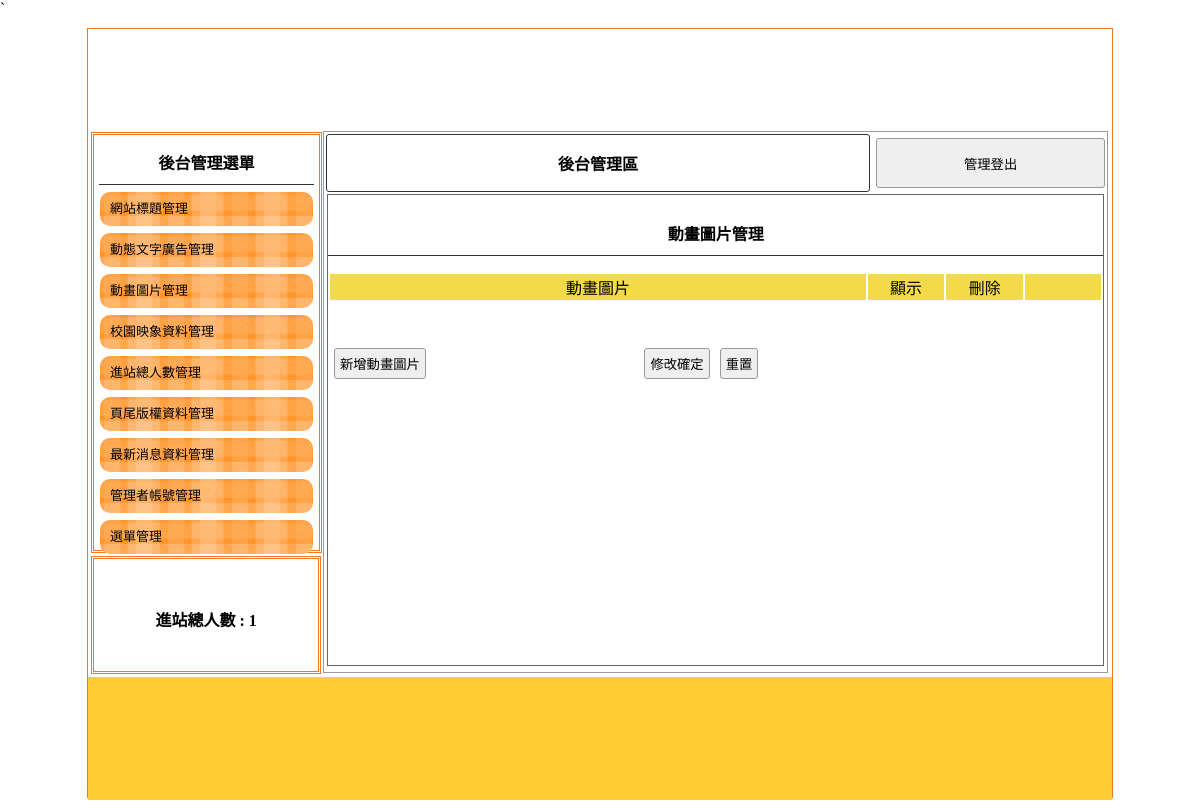
Before: /admin.php?do=mvim with the older database file.
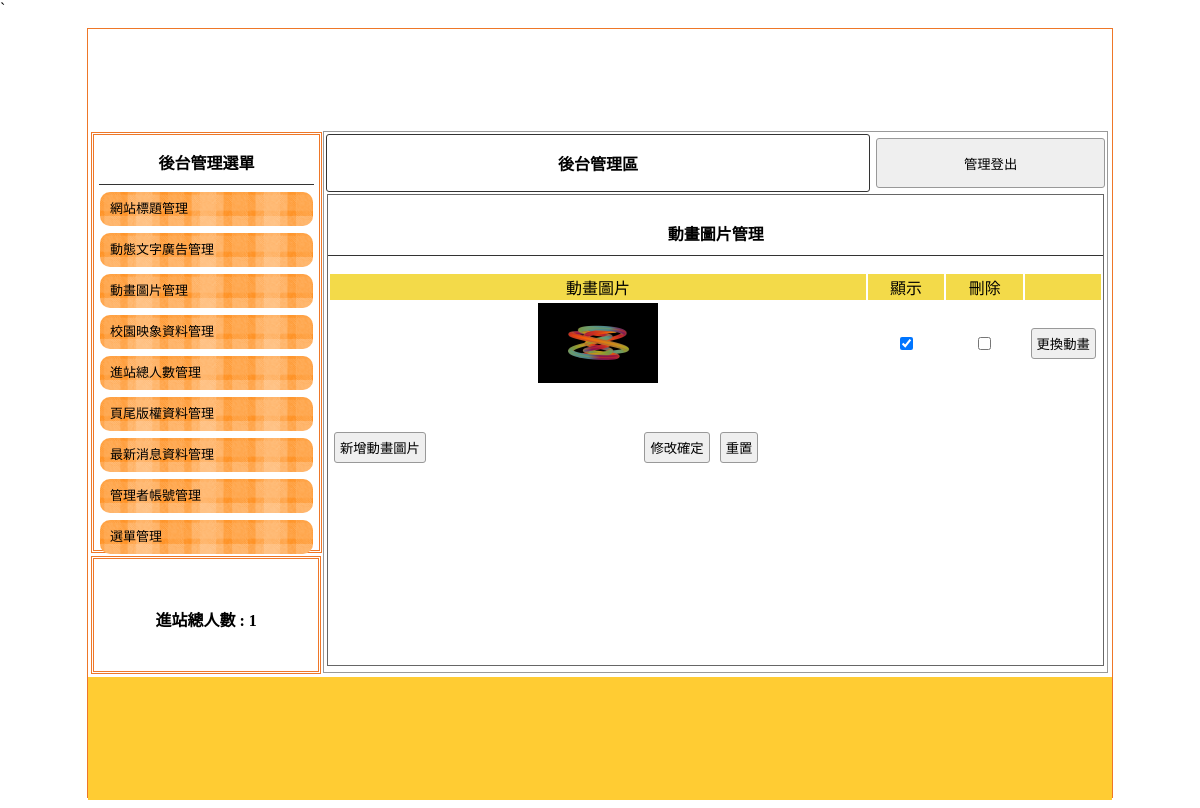
After: the same page with the newer database file.
### tables this page shows
CREATE TABLE `mvims` (
  `id` int(10) UNSIGNED NOT NULL,
  `img` text NOT NULL,
  `sh` int(1) UNSIGNED NOT NULL DEFAULT 1
);

### api/db.php (called while the page is built, shortened)
<?php
class DB{
    protected $dsn="mysql:host=localhost;charset=utf8;dbname=db07";
    protected $pdo;
    protected $table;
    function __construct($table){
        $this->table=$table;
        $this->pdo=new PDO($this->dsn,'root','');
    }
    function all(...$arg){
        $sql="SELECT * FROM $this->table ";
        return $this->fetchAll($sql);
    }
    protected function fetchAll($sql){
        return $this->pdo->query($sql)->fetchAll(PDO::FETCH_ASSOC);
    }
}
$Mvim=new DB('mvims');

### backend/mvim.php (the view, shortened to what this page needs)
<div class="di"
    style="height:540px; border:#999 1px solid; width:76.5%; margin:2px 0px 0px 0px; float:left; position:relative; left:20px;">
    <table width="100%">
        <tbody>
            <tr>
                <td style="width:70%;font-weight:800; border:#333 1px solid; border-radius:3px;" class="cent"><a
                        href="?do=admin" style="color:#000; text-decoration:none;">後台管理區</a></td>
                <td><button onclick="document.cookie=&#39;user=&#39;;location.replace(&#39;?&#39;)"
                        style="width:99%; margin-right:2px; height:50px;">管理登出</button></td>
            </tr>
        </tbody>
    </table>
    <div style="width:99%; height:87%; margin:auto; overflow:auto; border:#666 1px solid;">
        <p class="t cent botli">動畫圖片管理</p>
        <form method="post" action="./api/edit.php">
            <table width="100%" class='cent'>
                <tbody>
                    <tr class="yel">
                        <td width="70%">動畫圖片</td>
                        <td width="10%">顯示</td>
                        <td width="10%">刪除</td>
                        <td></td>
                    </tr>
                    <?php
                    $rows=$Mvim->all();
                    foreach($rows as $row){
                    ?>
                    <tr>
                        <td>
                            <img src="./upload/<?=$row['img'];?>" style="width:120px;height:80px;">
                        </td>
                        <td>
                            <input type="checkbox" name="sh[]" value="<?=$row['id'];?>" <?=($row['sh']==1)?'checked':'';?>>
                        </td>
                        <td>
                            <input type="checkbox" name="del[]" value="<?=$row['id'];?>">
                        </td>
                        <td>
                            <input type="button"
                                onclick="op('#cover','#cvr','./modal/upload_<?=$do;?>.php?id=<?=$row['id'];?>&table=<?=$do;?>')"
                                  value="更換動畫">
                        </td>
                    </tr>
                    <?php
                    }
                    ?>
                </tbody>
            </table>
            <table style="margin-top:40px; width:70%;">
                <tbody>
                    <tr>
                        <td width="200px">
                            <input type="button"
                                onclick="op(&#39;#cover&#39;,&#39;#cvr&#39;,&#39;./modal/<?=$do;?>.php?table=<?=$do;?>&#39;)"
                                value="新增動畫圖片"></td>
                        <td class="cent">
                            <input type="submit" value="修改確定">
                            <input type="reset" value="重置">
                        </td>
                    </tr>
                </tbody>
            </table>
        </form>
    </div>
</div>

### admin.php (shortened to what this page needs)
<?php include_once "api/db.php";?>
<!DOCTYPE html
    PUBLIC "-//W3C//DTD XHTML 1.0 Transitional//EN" "http://www.w3.org/TR/xhtml1/DTD/xhtml1-transitional.dtd">
<html xmlns="http://www.w3.org/1999/xhtml">
<head>
    <link href="./css/css.css" rel="stylesheet" type="text/css">
</head>
<body>`
    <div id="main">
        <a title="" href="?">
            <div class="ti" style="background:url(&#39;use/&#39;); background-size:cover;"></div>
        </a>
        <div id="ms">
            <div id="lf" style="float:left;">
                <div id="menuput" class="dbor">
                    <span class="t botli">後台管理選單</span>
                    <a style="color:#000; font-size:13px; text-decoration:none;" href="?do=title">
                        <div class="mainmu">
                            網站標題管理 </div>
                    </a>
                    <a style="color:#000; font-size:13px; text-decoration:none;" href="?do=ad">
                        <div class="mainmu">
                            動態文字廣告管理 </div>
                    </a>
                    <a style="color:#000; font-size:13px; text-decoration:none;" href="?do=mvim">
                        <div class="mainmu">
                            動畫圖片管理 </div>
                    </a>
                    <a style="color:#000; font-size:13px; text-decoration:none;" href="?do=image">
                        <div class="mainmu">
                            校園映象資料管理 </div>
                    </a>
                    <a style="color:#000; font-size:13px; text-decoration:none;" href="?do=total">
                        <div class="mainmu">
                            進站總人數管理 </div>
                    </a>
                    <a style="color:#000; font-size:13px; text-decoration:none;" href="?do=bottom">
                        <div class="mainmu">
                            頁尾版權資料管理 </div>
                    </a>
                    <a style="color:#000; font-size:13px; text-decoration:none;" href="?do=news">
                        <div class="mainmu">
                            最新消息資料管理 </div>
                    </a>
                    <a style="color:#000; font-size:13px; text-decoration:none;" href="?do=admin">
                        <div class="mainmu">
                            管理者帳號管理 </div>
                    </a>
                    <a style="color:#000; font-size:13px; text-decoration:none;" href="?do=menu">
                        <div class="mainmu">
                            選單管理 </div>
                    </a>
                </div>
                <div class="dbor" style="margin:3px; width:95%; height:20%; line-height:100px;">
                    <span class="t">進站總人數 :
                        1 </span>
                </div>
            </div>
            <?php
				$do=$_GET['do']??'title';
				$file="./backend/{$do}.php";
				if(file_exists($file)){
					include $file;
				}else{
					include "./backend/title.php";
				}
				?>
        </div>
        <div
            style="width:1024px; left:0px; position:relative; background:#FC3; margin-top:4px; height:123px; display:block;">
            <span class="t" style="line-height:123px;"></span>
        </div>
    </div>
</body>
</html>

### css/css.css (style rules this page uses)
body { padding:0px; margin:0px; }
#main { width:1024px; height:768px; margin:10px auto 10px auto; border:#EE7728 1px solid; position:relative; }
.ti { width:100%; height:100px; position:relative; background-size:cover; background-repeat:no-repeat; }
.dbor { border:#EE7728 double 3px; margin:1px; padding:2px 10px 2px 10px; }
.t { font-weight:800; display:block; text-align:center; padding:10px 1px 10px 1px; }
.botli { border-bottom:#333 1px solid; }
.mainmu { position:relative; border-radius:10px; background:url(../icon/menu.fw.png) center no-repeat; background-size:cover; line-height:30px; padding:2px 10px 2px 10px; margin:7px 1px 7px 1px; }
#lf { height:540px; width:21%; display:inline-block; }
#menuput { width:100%; height:75%; position:relative; padding:5px; display:block; margin: 3px; }
.di { display:inline-block; }
.cent { text-align:center; }
input,button { border:#999 1px solid; border-radius:3px; background:#EFEFEF; padding:5px; margin:3px; }
.yel td { background:#F3DA49; text-align:center; }

Changed rows visible on the page:
added mvims: img (picture), sh "☑"
